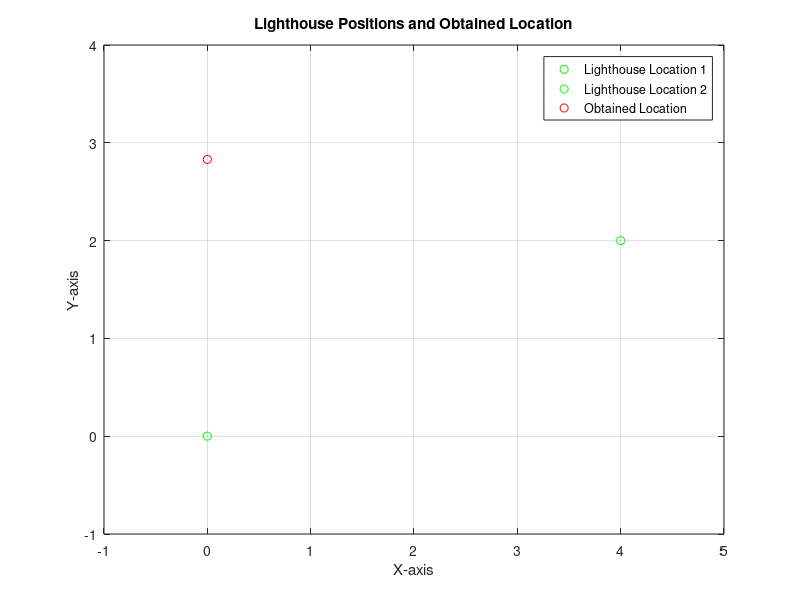

The MATLAB source for this figure:
% Given data
x1 = 0;
y1 = 0;

x2 = 4;
y2 = 2;
theta1 = deg2rad(-165);
theta2 = deg2rad(150);

% Calculate T1 and T2
T1 = tan(pi/2 - theta1);
T2 = tan(pi/2 - theta2);

% Calculate (x0, y0)
A = [T1*x1 - y1; T2*x2 - y2];
B = [T1 -1; T2 -1];
result = A.*inv(B);
x0 = result(1);
y0 = result(2);

% Plot lighthouses and obtained location
figure;
plot(x1, y1, 'go', x2, y2, 'go', x0, y0, 'ro');
grid on;
xlabel('X-axis');
ylabel('Y-axis');
title('Lighthouse Positions and Obtained Location');
legend('Lighthouse Location 1', 'Lighthouse Location 2','Obtained Location')

xlim([-1 5])
ylim([-1 4])


